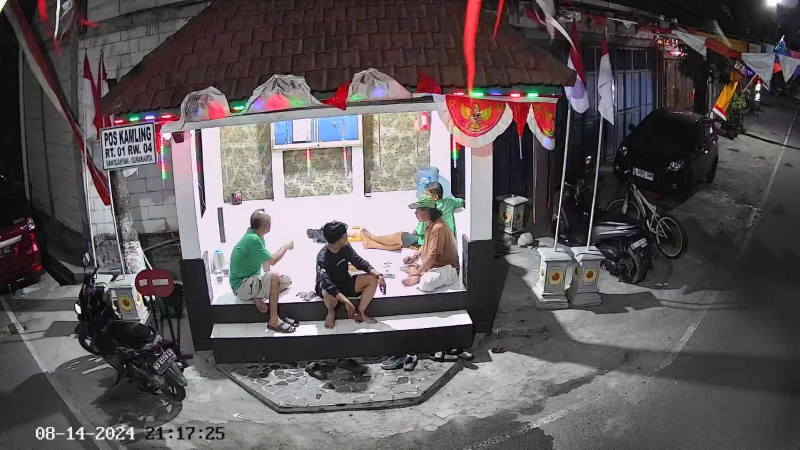
#> input picture uploads/WhatsApp Image 2026-07-25 at 15.18.47.jpg, 1599 x 899 px, found by its file name (shown at 1/2 size)
$ python prep_images2.py
#> lines starting #> are read from the running program, lines starting #| are printed output that depends on the picture
from PIL import Image, ImageOps
import os, json
SRC="uploads"; OUT="assets"
JOBS = [
    ("hero",  "WhatsApp Image 2026-07-25 at 15.18.47.jpg", 1500, 62),
    ("hero2", "WhatsApp Image 2026-07-25 at 18.00.39 (1).jpeg", 1200, 60),
    ("g01","WhatsApp Image 2026-07-27 at 13.23.22.jpeg", 820, 54),
    ("g02","WhatsApp Image 2026-07-27 at 13.30.42.jpg", 820, 54),
    ("g03","WhatsApp Image 2026-07-25 at 14.21.25 (1).jpeg", 720, 52),
    ("g04","WhatsApp Image 2026-07-25 at 14.21.35 (2).jpeg", 720, 52),
    ("g05","WhatsApp Image 2026-07-25 at 14.21.37 (1).jpeg", 720, 52),
    ("g06","WhatsApp Image 2026-07-25 at 14.21.37.jpeg", 720, 52),
    ("g07","WhatsApp Image 2026-07-25 at 14.21.45 (1).jpg", 860, 54),
    ("g08","WhatsApp Image 2026-07-25 at 15.18.47.jpg", 860, 54),
    ("g09","WhatsApp Image 2026-07-25 at 17.58.12.jpeg", 820, 54),
    ("g10","WhatsApp Image 2026-07-25 at 18.00.37.jpeg", 860, 54),
    ("g11","WhatsApp Image 2026-07-25 at 18.00.38 (1).jpeg", 780, 52),
    ("g12","WhatsApp Image 2026-07-25 at 18.00.38.jpeg", 860, 54),
    ("g13","WhatsApp Image 2026-07-25 at 18.00.39 (1).jpeg", 860, 54),
    ("g14","WhatsApp Image 2026-07-25 at 18.00.39 (2).jpeg", 860, 54),
    ("g15","WhatsApp Image 2026-07-25 at 18.00.39.jpg", 860, 54),
    ("g16","WhatsApp Image 2026-07-25 at 18.00.41 (1).jpg", 860, 54),
    ("g17","WhatsApp Image 2026-07-25 at 18.00.43 (1).jpeg", 740, 52),
    ("g18","WhatsApp Image 2026-07-25 at 18.00.43.jpeg", 860, 54),
    ("g19","tsd2.jpg", 960, 56),
]
meta={}; total=0
for key, fn, w, q in JOBS:
    im = ImageOps.exif_transpose(Image.open(os.path.join(SRC,fn)).convert("RGB"))
#> im is the input picture: PIL image 1599x899 RGB; mean R, G, B 93.6, 87, 88.5
    if im.width > w:
        im = im.resize((w, round(im.height*w/im.width)), Image.LANCZOS)
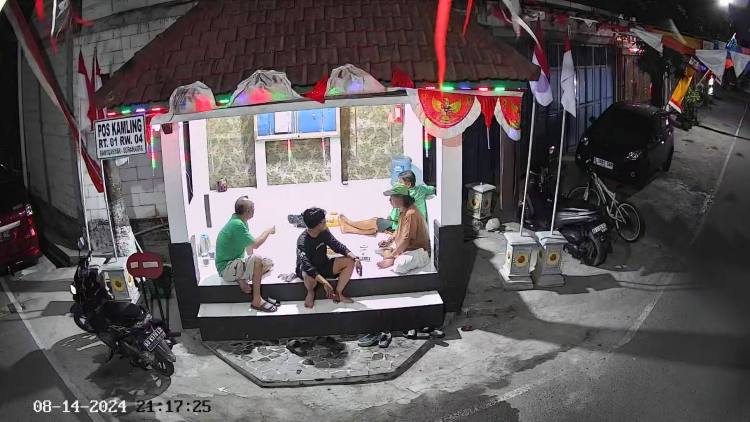
#> im: PIL image 1500x843 RGB (shown at 1/2 size); mean R, G, B 93.6, 87, 88.5
    p=os.path.join(OUT,key+".webp"); im.save(p,"WEBP",quality=q,method=6)
    s=os.path.getsize(p); total+=s
    meta[key]={"file":p,"w":im.width,"h":im.height,"bytes":s,"src":fn}
    print(f"{key:6s} {im.width}x{im.height} {s/1024:6.1f} KB")
#| hero   1500x843  102.5 KB
#> pass 2 of the loop `for key, fn, w, q in JOBS:`:
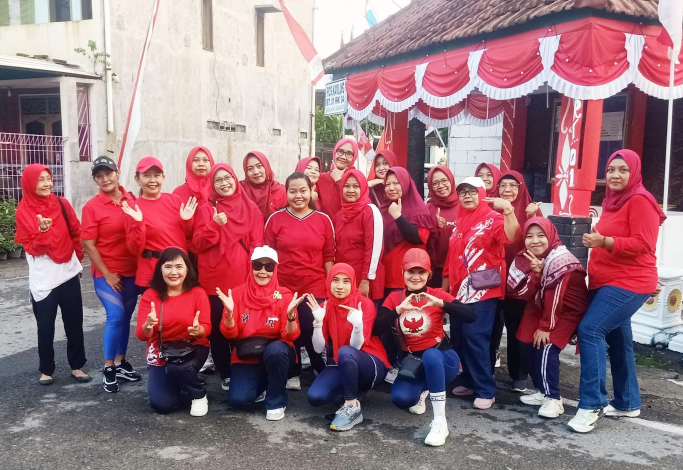
#> input picture uploads/WhatsApp Image 2026-07-25 at 18.00.39 (1).jpeg, 1366 x 940 px, found by its file name (shown at 1/2 size)
#> im is the input picture: PIL image 1366x940 RGB; mean R, G, B 155.2, 111.3, 121.2
#> `im = im.resize((w, round(im.height*w/im.width)), Image.LANCZOS)`:
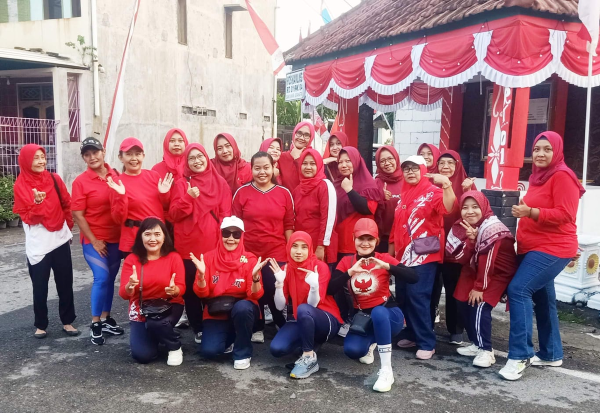
#> im: PIL image 1200x826 RGB (shown at 1/2 size); mean R, G, B 155.2, 111.3, 121.2
#| hero2  1200x826  107.7 KB
#> (the run stopped early here; a loop or call above may not have finished)
